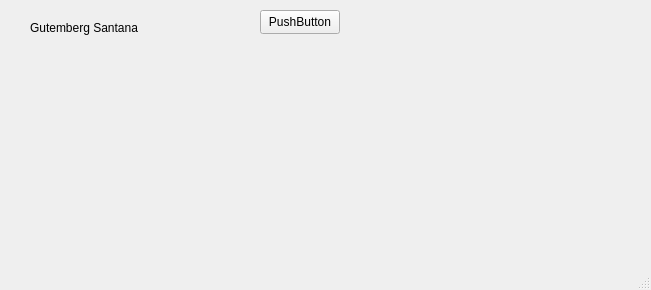
<?xml version="1.0" encoding="UTF-8"?>
<ui version="4.0">
 <class>MainWindow</class>
 <widget class="QMainWindow" name="MainWindow">
  <property name="geometry">
   <rect>
    <x>0</x>
    <y>0</y>
    <width>651</width>
    <height>290</height>
   </rect>
  </property>
  <property name="windowTitle">
   <string>MainWindow</string>
  </property>
  <widget class="QWidget" name="centralwidget">
   <widget class="QLabel" name="label">
    <property name="geometry">
     <rect>
      <x>30</x>
      <y>20</y>
      <width>141</width>
      <height>16</height>
     </rect>
    </property>
    <property name="text">
     <string>Gutemberg Santana</string>
    </property>
   </widget>
   <widget class="QPushButton" name="pushButton">
    <property name="geometry">
     <rect>
      <x>260</x>
      <y>10</y>
      <width>80</width>
      <height>24</height>
     </rect>
    </property>
    <property name="text">
     <string>PushButton</string>
    </property>
   </widget>
  </widget>
  <widget class="QMenuBar" name="menubar">
   <property name="geometry">
    <rect>
     <x>0</x>
     <y>0</y>
     <width>651</width>
     <height>21</height>
    </rect>
   </property>
  </widget>
  <widget class="QStatusBar" name="statusbar"/>
 </widget>
 <resources/>
 <connections/>
</ui>
